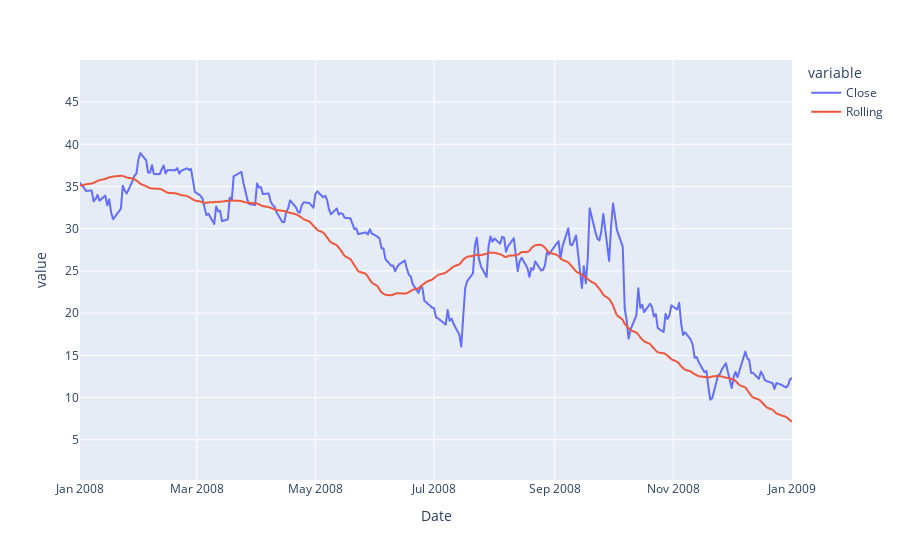

Notebook code for this chart:
### Markdown cell above
## Moving Averages

Let's analyze the moving averages for these stocks in the year 2008. 

** Plot the rolling 30 day average against the Close Price for Bank Of America's stock for the year 2008**

### Code cell
BAC = web.DataReader("BAC", 'stooq', start, end)
BAC["Rolling"] = BAC["Close"].rolling(window=30).mean()
BAC.reset_index(inplace=True, drop = False)
px.line(BAC, x = "Date", y = ["Close", "Rolling"], range_x = ["2008-01-01","2009-01-01"])

### Figure 1 — Plotly figure (JSON) as saved in the notebook; plotly's stock layout.template omitted (floating-point values rounded to 4 significant figures; data arrays with more than 128 entries replaced by an {"elided": "..."} marker saying what was removed)
{"data": [{"hovertemplate": "variable=Close<br>Date=%{x}<br>value=%{y}<extra></extra>", "legendgroup": "Close", "line": {"color": "#636efa", "dash": "solid"}, "marker": {"symbol": "circle"}, "mode": "lines", "name": "Close", "showlegend": true, "type": "scattergl", "x": {"elided": "2517 str values"}, "xaxis": "x", "y": {"elided": "2517 float values"}, "yaxis": "y"}, {"hovertemplate": "variable=Rolling<br>Date=%{x}<br>value=%{y}<extra></extra>", "legendgroup": "Rolling", "line": {"color": "#EF553B", "dash": "solid"}, "marker": {"symbol": "circle"}, "mode": "lines", "name": "Rolling", "showlegend": true, "type": "scattergl", "x": {"elided": "2517 str values"}, "xaxis": "x", "y": {"elided": "2517 float values"}, "yaxis": "y"}], "layout": {"legend": {"title": {"text": "variable"}, "tracegroupgap": 0}, "margin": {"t": 60}, "xaxis": {"anchor": "y", "domain": [0, 1], "range": ["2008-01-01", "2009-01-01"], "title": {"text": "Date"}}, "yaxis": {"anchor": "x", "domain": [0, 1], "title": {"text": "value"}}}}
